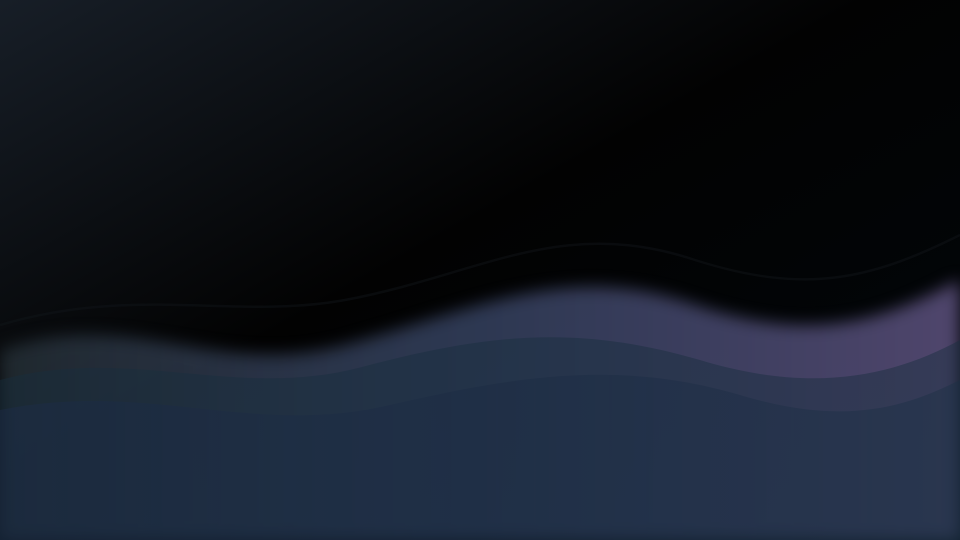
#> input picture src/apps/Binder/assets/wallpapers/Dark-Defalt.png, 1920 x 1080 px (shown at 1/2 size)
$ python -i boot-performance.py   (imports and definitions only)
#> lines starting #> are read from the running program, lines starting #| are printed output that depends on the picture
#!/usr/bin/env python3
"""Native desktop boot acceptance; timing and later functional checks are separate."""
import argparse
import hashlib
import json
import os
import re
from pathlib import Path
import selectors
import shutil
import subprocess
import sys
import time
import tempfile
root = Path(__file__).resolve().parents[2]
sys.path.insert(0, str(root / 'scripts'))
from testing.qmp import Qmp
from testing.pointer import NativePointer
p = argparse.ArgumentParser(description='Measure full desktop presentation from QEMU launch, then verify real mouse/keyboard interaction. Requires Linux X11, KVM, virgl, Pillow, OVMF, qemu-img, sfdisk and debugfs. Fresh guest; host page cache is not cleared.')
# [14 lines not run here, left out]
# [1 line that did not run here, left out]
# [2 lines not run here, left out]
# [1 line that did not run here, left out]
# [1 line that did not run here, left out]
# [2 lines not run here, left out]
# [1 line that did not run here, left out]
# [1 line that did not run here, left out]
# [1 line that did not run here, left out]
# [1 line that did not run here, left out]
# [6 lines not run here, left out]
# [1 line that did not run here, left out]

def capture_window(name):
    tree = subprocess.check_output(['xwininfo', '-root', '-tree'], text=True)
    match = re.search('(0x[0-9a-f]+)\\s+"[^"\\n]*' + re.escape('mochiOS-boot-' + args.name) + '[^"\\n]*"', tree)
    if not match:
        raise RuntimeError('QEMU window not found')
    path = d / (name + '.png')
    from testing.x11_capture import capture
    capture(int(match[1], 16), path)
    report.setdefault('captures', []).append({'name': name, 'seconds': time.monotonic() - start})
    return path

def difference(first, second, region, threshold=3):
    from PIL import Image, ImageChops

    def guest(path):
        image = Image.open(path).convert('RGB')
        if image.width != 1280 or image.height < 800:
            raise RuntimeError(f'Unexpected QEMU window extent: {image.size}')
        return image.crop((0, image.height - 800, 1280, image.height)).crop(region)
    delta = ImageChops.difference(guest(first), guest(second))
    red, green, blue = delta.split()
    maximum = ImageChops.lighter(ImageChops.lighter(red, green), blue)
    return sum(maximum.histogram()[threshold + 1:]) / (maximum.width * maximum.height)
def clock_ink(path):
    from PIL import Image, ImageStat
    with Image.open(path) as image:
#> image is the input picture: PIL image 1920x1080 RGBA; mean R, G, B, A 19, 25.2, 35.8, 255
        clock = image.convert('L').crop((990, image.height-800+10, 1110, image.height-800+45))
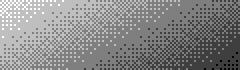
#> clock: PIL image 120x35 L (shown 2 times larger); min 2, max 6, mean 4.13; drawn with min black and max white
    background = ImageStat.Stat(clock).median[0]
#> background = 4
    return sum(count for level, count in enumerate(clock.histogram()) if abs(level-background)>40)

native_pointer = None

def pointer(x, y, click=False):
    global native_pointer
    if native_pointer is None:
        native_pointer = NativePointer(qmp, args.pointer_device)
    native_pointer.move(x, y, click)
start = time.monotonic()
# [1 line that did not run here, left out]
qmp = None
capture_at = iter([7, 7.5, 8, 8.5, 9, 9.5, 9.8])
next_capture = next(capture_at)
interaction_stage = 0
next_probe = 0.0
reference = None
resized = False
early_pointer = False
early_key = False
pending = b''
selector = selectors.DefaultSelector()
# [145 lines not run here, left out]

>>> result = clock_ink('../../src/apps/Binder/assets/wallpapers/Dark-Defalt.png')
#> result = 0
